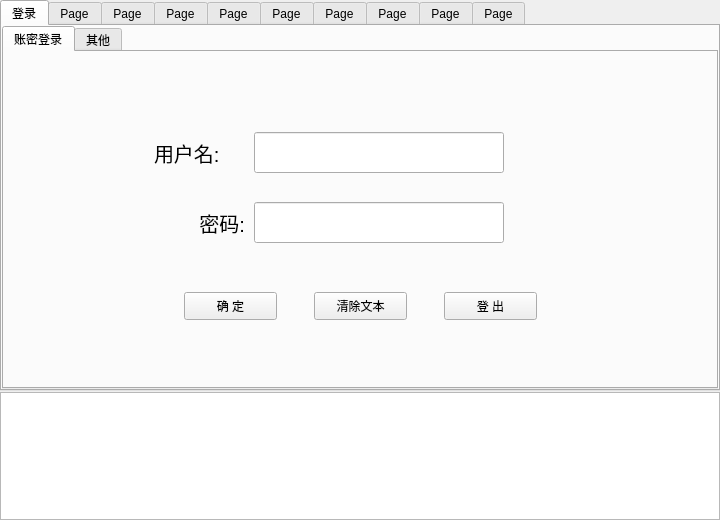
<?xml version="1.0" encoding="UTF-8"?>
<ui version="4.0">
 <class>PerClient</class>
 <widget class="QFrame" name="PerClient">
  <property name="geometry">
   <rect>
    <x>0</x>
    <y>0</y>
    <width>720</width>
    <height>520</height>
   </rect>
  </property>
  <property name="minimumSize">
   <size>
    <width>720</width>
    <height>520</height>
   </size>
  </property>
  <property name="windowTitle">
   <string>Frame</string>
  </property>
  <layout class="QVBoxLayout" name="verticalLayout_2">
   <property name="leftMargin">
    <number>0</number>
   </property>
   <property name="topMargin">
    <number>0</number>
   </property>
   <property name="rightMargin">
    <number>0</number>
   </property>
   <property name="bottomMargin">
    <number>0</number>
   </property>
   <item>
    <layout class="QVBoxLayout" name="verticalLayout" stretch="3,1">
     <property name="spacing">
      <number>1</number>
     </property>
     <item>
      <widget class="QTabWidget" name="topTabWidget">
       <property name="currentIndex">
        <number>0</number>
       </property>
       <property name="tabsClosable">
        <bool>false</bool>
       </property>
       <property name="tabBarAutoHide">
        <bool>false</bool>
       </property>
       <widget class="QWidget" name="login">
        <property name="toolTip">
         <string>&lt;html&gt;&lt;head/&gt;&lt;body&gt;&lt;p&gt;123&lt;/p&gt;&lt;/body&gt;&lt;/html&gt;</string>
        </property>
        <attribute name="title">
         <string>登录</string>
        </attribute>
        <layout class="QVBoxLayout" name="verticalLayout_3">
         <property name="leftMargin">
          <number>0</number>
         </property>
         <property name="topMargin">
          <number>0</number>
         </property>
         <property name="rightMargin">
          <number>0</number>
         </property>
         <property name="bottomMargin">
          <number>0</number>
         </property>
         <item>
          <widget class="QTabWidget" name="loginSub">
           <property name="minimumSize">
            <size>
             <width>711</width>
             <height>361</height>
            </size>
           </property>
           <property name="currentIndex">
            <number>0</number>
           </property>
           <widget class="QWidget" name="accountLogin">
            <attribute name="title">
             <string>账密登录</string>
            </attribute>
            <widget class="QLabel" name="accountLabel">
             <property name="geometry">
              <rect>
               <x>150</x>
               <y>80</y>
               <width>91</width>
               <height>41</height>
              </rect>
             </property>
             <property name="font">
              <font>
               <pointsize>15</pointsize>
              </font>
             </property>
             <property name="text">
              <string>用户名:</string>
             </property>
            </widget>
            <widget class="QLabel" name="pwdLabel">
             <property name="geometry">
              <rect>
               <x>150</x>
               <y>150</y>
               <width>91</width>
               <height>41</height>
              </rect>
             </property>
             <property name="font">
              <font>
               <pointsize>15</pointsize>
              </font>
             </property>
             <property name="layoutDirection">
              <enum>Qt::RightToLeft</enum>
             </property>
             <property name="text">
              <string>密码:</string>
             </property>
             <property name="alignment">
              <set>Qt::AlignRight|Qt::AlignTrailing|Qt::AlignVCenter</set>
             </property>
            </widget>
            <widget class="QLineEdit" name="accountInput">
             <property name="geometry">
              <rect>
               <x>250</x>
               <y>80</y>
               <width>250</width>
               <height>41</height>
              </rect>
             </property>
            </widget>
            <widget class="QLineEdit" name="pwdInput">
             <property name="geometry">
              <rect>
               <x>250</x>
               <y>150</y>
               <width>250</width>
               <height>41</height>
              </rect>
             </property>
            </widget>
            <widget class="QPushButton" name="check">
             <property name="geometry">
              <rect>
               <x>180</x>
               <y>240</y>
               <width>93</width>
               <height>28</height>
              </rect>
             </property>
             <property name="text">
              <string>确 定</string>
             </property>
            </widget>
            <widget class="QPushButton" name="clear">
             <property name="geometry">
              <rect>
               <x>310</x>
               <y>240</y>
               <width>93</width>
               <height>28</height>
              </rect>
             </property>
             <property name="text">
              <string>清除文本</string>
             </property>
            </widget>
            <widget class="QPushButton" name="logout">
             <property name="geometry">
              <rect>
               <x>440</x>
               <y>240</y>
               <width>93</width>
               <height>28</height>
              </rect>
             </property>
             <property name="text">
              <string>登 出</string>
             </property>
            </widget>
           </widget>
           <widget class="QWidget" name="st1">
            <attribute name="title">
             <string>其他</string>
            </attribute>
           </widget>
          </widget>
         </item>
        </layout>
       </widget>
       <widget class="QWidget" name="t2">
        <attribute name="title">
         <string>Page</string>
        </attribute>
       </widget>
       <widget class="QWidget" name="t3">
        <attribute name="title">
         <string>Page</string>
        </attribute>
       </widget>
       <widget class="QWidget" name="t4">
        <attribute name="title">
         <string>Page</string>
        </attribute>
       </widget>
       <widget class="QWidget" name="t5">
        <attribute name="title">
         <string>Page</string>
        </attribute>
       </widget>
       <widget class="QWidget" name="t6">
        <attribute name="title">
         <string>Page</string>
        </attribute>
       </widget>
       <widget class="QWidget" name="t7">
        <attribute name="title">
         <string>Page</string>
        </attribute>
       </widget>
       <widget class="QWidget" name="t8">
        <attribute name="title">
         <string>Page</string>
        </attribute>
       </widget>
       <widget class="QWidget" name="t9">
        <attribute name="title">
         <string>Page</string>
        </attribute>
       </widget>
       <widget class="QWidget" name="t10">
        <attribute name="title">
         <string>Page</string>
        </attribute>
       </widget>
      </widget>
     </item>
     <item>
      <widget class="QPlainTextEdit" name="log"/>
     </item>
    </layout>
   </item>
  </layout>
 </widget>
 <resources/>
 <connections/>
</ui>
